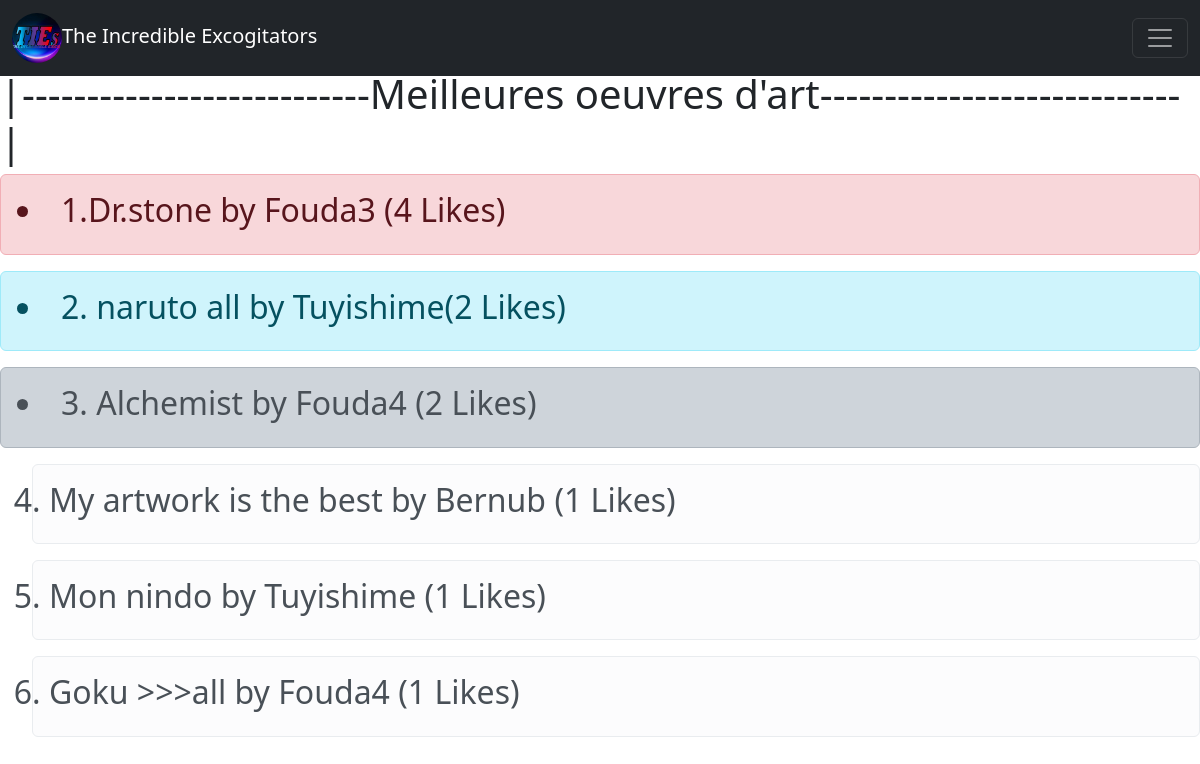
The page /arts/ranking/ on the database its author committed.
### art_sharing_app/models.py (models this page shows, shortened)
class TiesLogo(models.Model):
    name = models.CharField(max_length=200, default= "TIEs")
    profile = models.ImageField(upload_to='logo')

class Artwork(models.Model):
    titre=models.CharField(max_length=200, blank= True)
    legende = models.TextField(blank=True)
    created_at = models.DateTimeField(auto_now_add=True)
    image=models.ImageField(upload_to="artwork/")
    comments = models.ManyToManyField(User, through="ArtworkComment", related_name="artwork_comments")
    user = models.ForeignKey(User, on_delete=models.CASCADE)
    likes = models.ManyToManyField(User, related_name="liked_artwork", blank=True)
    class Meta:
        verbose_name= "Publication"
        ordering= ['-titre']

### art_sharing_app/views.py (the view)
# urls.py: path("ranking/", ranking, name= "ranking"), # type: ignore
def ranking(request):
    logo= TiesLogo.objects.all()
    artwork =Artwork.objects.all()
    sorted_artworks = sorted(artwork, key= lambda x:x.likes.count(), reverse=True)
    top4 = sorted_artworks[4:]
    artwork2 =Artwork.objects.all()
    sorted_artworks2 = sorted(artwork2, key= lambda x:x.likes.count(), reverse=True)
    top1 = sorted_artworks[:1]
    artwork3 =Artwork.objects.all()
    sorted_artworks3 = sorted(artwork3, key= lambda x:x.likes.count(), reverse=True)
    top2 = sorted_artworks[1:2]
    artwork4 =Artwork.objects.all()
    sorted_artworks4 = sorted(artwork4, key= lambda x:x.likes.count(), reverse=True)
    top3 = sorted_artworks[2:3]
    return render(request, "art_sharing_app/ranking.html", {"artwork":top4, "artwork2":top1, "artwork3":top2, "artwork4":top3, "logo":logo})

### art_sharing_app/templates/art_sharing_app/ranking.html (shortened to what this page needs)
<!DOCTYPE html>
<html lang="fr">
    <head>
        <link href="https://cdn.jsdelivr.net/npm/bootstrap@5.3.1/dist/css/bootstrap.min.css" rel="stylesheet">
    </head>
    <body>
        <nav class="navbar navbar-dark bg-dark fixed-top">
            <div class="container-fluid">
              {% for logo in logo %}
              <a class="navbar-brand" href="#"> <img src="{{logo.profile.url}}" class="rounded-circle" alt="no image" width="50">The Incredible Excogitators</a>
              {% endfor %}
              <button class="navbar-toggler" type="button" data-bs-toggle="offcanvas" data-bs-target="#offcanvasDarkNavbar" aria-controls="offcanvasDarkNavbar" aria-label="Toggle navigation">
                <span class="navbar-toggler-icon"></span>
              </button>
            </div>
          </nav>
        <a href="{%url 'home'%}"><h2>Acceuil</h2></a>
        <br>
        <h1>|---------------------------Meilleures oeuvres d'art----------------------------|</h1>
        <div class="alert alert-danger" role="alert">
            {%for artwork2 in artwork2 %}
            <h2><li>1.{{artwork2.titre}} by {{artwork2.user}} ({{artwork2.likes.count}} Likes)</li></h2>
            {%endfor%}
          </div>
          <div class="alert alert-info" role="alert">
               {%for artwork3 in artwork3 %}
           <h2><li>2. {{artwork3.titre}} by {{artwork3.user }}({{artwork3.likes.count}} Likes)</li></h2>
              {% endfor%}
            </div>
            <div class="alert alert-dark" role="alert">
              {%for artwork4 in artwork4 %}
          <h2><li>3. {{artwork4.titre}} by {{ artwork4.user }} ({{artwork4.likes.count}} Likes)</li></h2>
             {% endfor%}
           </div>
           <ol start="4">
            {% for artwork in artwork %}
            <div class="alert alert-light" role="alert">
            <h2><li>{{ artwork.titre }} by {{ artwork.user }} ({{artwork.likes.count}} Likes) </li></h2>
          </div>
            {% endfor%}
           </ol>
    </body>
</html>

### rows shown on the page
TiesLogo: profile (picture)
Artwork: titre "Dr.stone", user "Fouda3", likes.count "4"
Artwork: titre "naruto all", user "Tuyishime", likes.count "2"
Artwork: titre "Alchemist", user "Fouda4", likes.count "2"
Artwork: titre "My artwork is the best", user "Bernub", likes.count "1"
Artwork: titre "Mon nindo", user "Tuyishime", likes.count "1"
Artwork: titre "Goku >>>all", user "Fouda4", likes.count "1"
